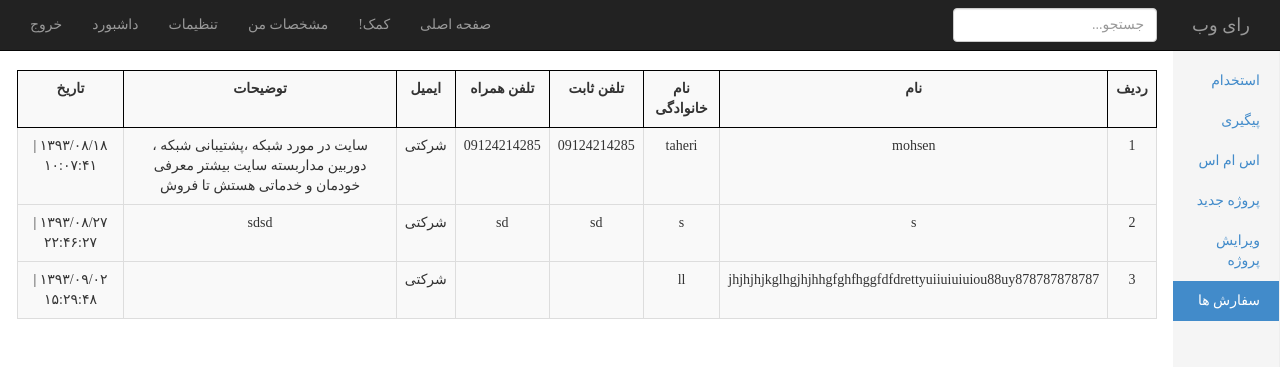
The app's page /admin/index.php?page=order (signed in), older data.
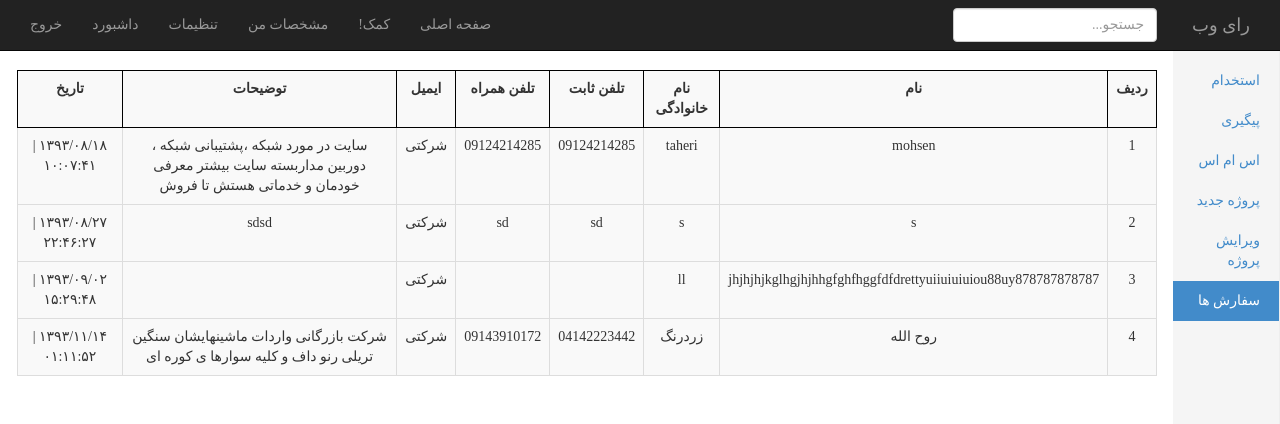
The same page, newer data.
### tables this page shows
CREATE TABLE IF NOT EXISTS `order` (
`id` int(11) NOT NULL,
  `first_name` varchar(250) NOT NULL,
  `last_name` varchar(250) NOT NULL,
  `phone` varchar(250) NOT NULL,
  `mobile` varchar(250) NOT NULL,
  `email` varchar(250) NOT NULL,
  `site_type` varchar(250) NOT NULL,
  `site_description` varchar(250) NOT NULL,
  `date` bigint(20) NOT NULL
);

### admin/core/jdf.php (called while the page is built, shortened)
<?php
function jdate($format,$timestamp='',$none='',$time_zone='Asia/Tehran',$tr_num='fa'){
 $T_sec=0;
 $ts=$T_sec+(($timestamp=='' or $timestamp=='now')?time():tr_num($timestamp));
 $date=explode('_',date('H_i_j_n_O_P_s_w_Y',$ts));
 list($j_y,$j_m,$j_d)=gregorian_to_jalali($date[8],$date[3],$date[2]);
 $sl=strlen($format);
 $out='';
 for($i=0; $i<$sl; $i++){
  $sub=substr($format,$i,1);
  switch($sub){
	case'd':
	$out.=($j_d<10)?'0'.$j_d:$j_d;
	break;
	case'H':
	$out.=$date[0];
	break;
	case'i':
	$out.=$date[1];
	break;
	case'm':
	$out.=($j_m>9)?$j_m:'0'.$j_m;
	break;
	case's':
	$out.=$date[6];
	break;
	case'Y':
	$out.=$j_y;
	break;
	default:$out.=$sub;
  }
 }
 return($tr_num!='en')?tr_num($out,'fa','.'):$out;
}
function tr_num($str,$mod='en',$mf='٫'){
 $num_a=array('0','1','2','3','4','5','6','7','8','9','.');
 $key_a=array('۰','۱','۲','۳','۴','۵','۶','۷','۸','۹',$mf);
 return($mod=='fa')?str_replace($num_a,$key_a,$str):str_replace($key_a,$num_a,$str);
}
function gregorian_to_jalali($g_y,$g_m,$g_d,$mod=''){
	$g_y=tr_num($g_y); $g_m=tr_num($g_m); $g_d=tr_num($g_d);
 $d_4=$g_y%4;
 $g_a=array(0,0,31,59,90,120,151,181,212,243,273,304,334);
 $doy_g=$g_a[(int)$g_m]+$g_d;
 $d_33=(int)((($g_y-16)%132)*.0305);
 $a=($d_33==3 or $d_33<($d_4-1) or $d_4==0)?286:287;
 $b=(($d_33==1 or $d_33==2) and ($d_33==$d_4 or $d_4==1))?78:(($d_33==3 and $d_4==0)?80:79);
 if($doy_g>$b){
  $jy=$g_y-621; $doy_j=$doy_g-$b;
 }else{
  $jy=$g_y-622; $doy_j=$doy_g+$a;
 }
 if($doy_j<187){
  $jm=(int)(($doy_j-1)/31); $jd=$doy_j-(31*$jm++);
 }else{
  $jm=(int)(($doy_j-187)/30); $jd=$doy_j-186-($jm*30); $jm+=7;
 }
 return($mod=='')?array($jy,$jm,$jd):$jy.$mod.$jm.$mod.$jd;
}

### admin/include/order.php (the view)
<div class="container">
<table style="border:solid 1px #000; margin:auto;" dir="rtl" border="1" class="table table-striped table-hover table-bordered">
	<tr>
        <th>ردیف</th>
        <th>نام</th>
        <th>نام خانوادگی</th>
        <th>تلفن ثابت</th>
        <th>تلفن همراه</th>
        <th>ایمیل</th>
        <th>توضیحات</th>
        <th>تاریخ</th>
     </tr>
	<?php
		$show_query = "SELECT * FROM `order`";
		$show_result = mysqli_query($connection,$show_query);
			while ($show_row = $show_result->fetch_assoc()) {
			$datefa = jdate("Y/m/d | H:i:s",$show_row['date']);
      		echo "
			<form method='post' role='form'>
			<tr>
				<td>$show_row[id]</td>
				<td>$show_row[first_name]</td>
				<td>$show_row[last_name]</td>
				<td>$show_row[phone]</td>
				<td>$show_row[mobile]</td>
				<td>$show_row[site_type]</td>
				<td>$show_row[site_description]</td>
				<td>$datefa</td>
			</tr>
			</form>
			" ;
   		}
	?>
</table>
</div>

Row changes from the older to the newer data that the page shows:
added order: id "4", first_name "روح الله", last_name "زردرنگ", phone "04142223442", mobile "09143910172", site_type "شرکتی", site_description "شرکت بازرگانی واردات ماشینهایشان سنگین تریلی رنو داف و کلیه سوارها ی کوره ای", date "۱۳۹۳/۱۱/۱۴ | ۰۱:۱۱:۵۲"
